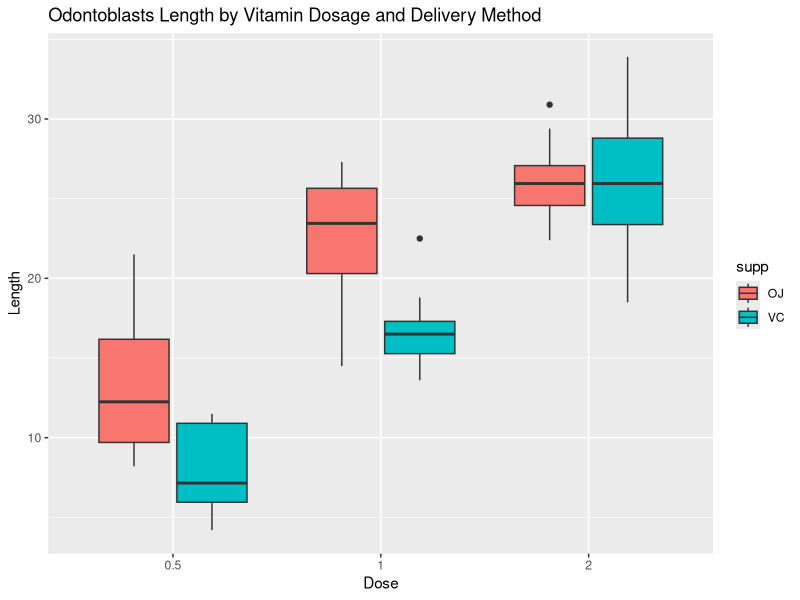

This figure's R source: (Note: this script raises an error after producing the figure.)
## ---- chunk 1
knitr::opts_chunk$set(echo = FALSE)
## ---- chunk 2

dim(ToothGrowth)
summary(ToothGrowth)
str(ToothGrowth)

## ---- chunk 3

library(ggplot2)
ggplot(data = ToothGrowth, aes(y=len, x=as.factor(dose), fill=supp))+geom_boxplot()+
        labs(title = "Odontoblasts Length by Vitamin Dosage and Delivery Method", 
             x="Dose", y="Length")
## ---- chunk 4

t.test(len~supp, paired=F, var.equal=F,data=ToothGrowth)$conf.int

## ---- chunk 5

small_doses <- subset(ToothGrowth,dose<2)
t.test(len~supp, paired=F, var.equal=F,data=small_doses)$conf.int

## ---- chunk 6

t.test(len~dose,paired=F,var.equal=F,data=small_doses)$conf.int

## ---- chunk 7

big_doses<-subset(ToothGrowth,dose>0.5)
t.test(len~dose,paired=F,var.equal=F,data=big_doses)$conf.int

## ---- chunk 8

big_doses_oj<-subset(big_doses,supp=="OJ")
t.test(len~dose,paired=F,var.equal=F,data=big_doses_oj)$conf.int

